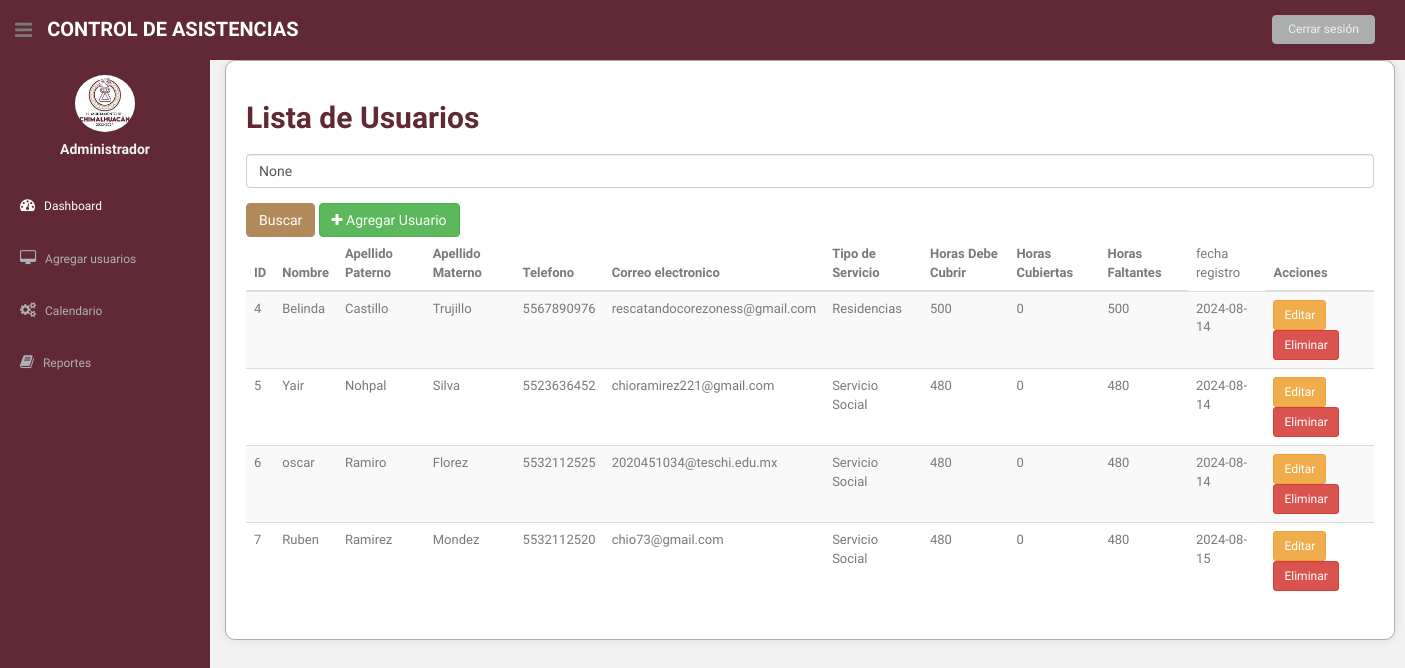
The page /lista_usuarios/ (signed in) on the database as committed earlier.
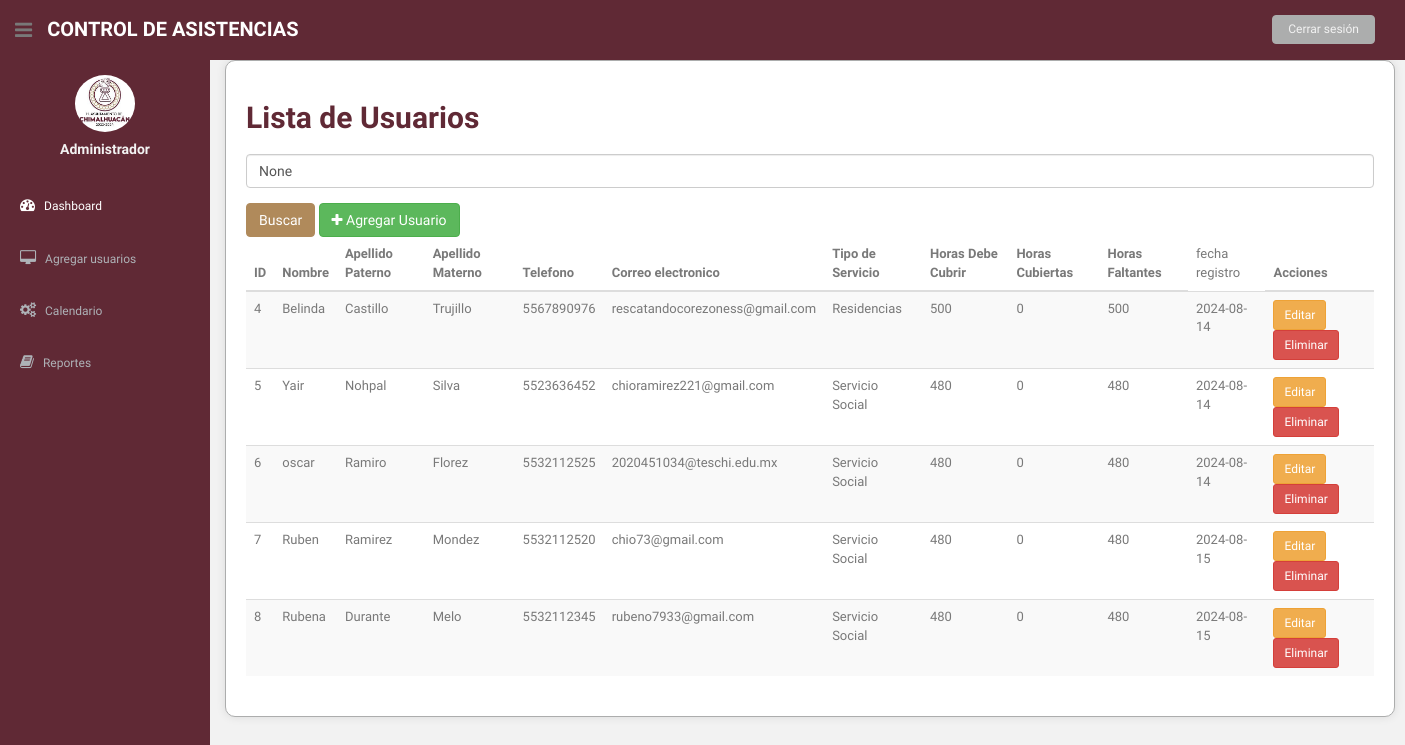
The same page on the database as committed later.
### asistencia/models.py (models this page shows, shortened)
class Usuario(models.Model):
    nombre = models.CharField(max_length=100)
    apellido_paterno = models.CharField(max_length=100)
    apellido_materno = models.CharField(max_length=100)
    telefono = models.CharField(max_length=10)
    correo_electronico = models.EmailField(unique=True)
    fecha_registro = models.DateField(auto_now_add=True)
    user = models.OneToOneField(User, on_delete=models.CASCADE, null=True, blank=True)
    OPCIONES_SERVICIO = [
        ('SS', 'Servicio Social'),
        ('R', 'Residencias'),
    ]
    tipo_servicio = models.CharField(max_length=2, choices=OPCIONES_SERVICIO)
    horas_realizadas = models.IntegerField(default=0)  # Se actualizará según las horas realizadas
    horas_requeridas = models.IntegerField()  # Horas requeridas para el servicio

### asistencia/views.py (the view)
# urls.py: path('lista_usuarios/', views.lista_usuarios, name='lista_usuarios'),
@login_required
def lista_usuarios(request):
    usuarios = Usuario.objects.all()
    query = request.GET.get('q')
    if query:
        usuarios = usuarios.filter(nombre__icontains=query)
    for usuario in usuarios:
        try:
            horas_realizadas = 0
            asistencias = Asistencia.objects.filter(usuario=usuario, fecha_salida__isnull=False)
            for asistencia in asistencias:
                if asistencia.fecha_salida and asistencia.fecha_entrada:
                    delta = asistencia.fecha_salida - asistencia.fecha_entrada
                    horas_realizadas += delta.total_seconds() / 3600
            usuario.horas_realizadas = horas_realizadas
            usuario.horas_faltantes = usuario.horas_requeridas - horas_realizadas
        except Exception as e:
            print(f"Error al calcular horas para {usuario}: {e}")
            usuario.horas_realizadas = 0
            usuario.horas_faltantes = usuario.horas_requeridas
    return render(request, 'lista_usuarios.html', {'usuarios': usuarios, 'query': query})

### asistencia/templates/lista_usuarios.html (shortened to what the changed rows need)
{% load static %}
<!DOCTYPE html>
<html lang="en">
<head>
  <link href="{% static 'css/bootstrap.css' %}" rel="stylesheet">
  <link href="{% static 'font-awesome/css/font-awesome.css' %}" rel="stylesheet" />
  <link rel="stylesheet" type="text/css" href="{% static 'css/zabuto_calendar.css' %}">
  <link rel="stylesheet" type="text/css" href="{% static 'js/gritter/css/jquery.gritter.css' %}" />
  <link rel="stylesheet" type="text/css" href="{% static 'lineicons/style.css' %}">
  <link href="{% static 'css/style.css' %}" rel="stylesheet">
  <link href="{% static 'css/style-responsive.css' %}" rel="stylesheet">
</head>
<body>
  <section id="container">
    <section id="main-content">
      <section class="wrapper">
        <div class="container">
          <h2>Lista de Usuarios</h2>
          <div class="table-responsive">
            <table class="table table-striped">
              <thead>
                <tr>
                  <th>ID</th>
                  <th>Nombre</th>
                  <th>Apellido Paterno</th>
                  <th>Apellido Materno</th>
                  <th>Telefono</th>
                  <th>Correo electronico</th>
                  <th>Tipo de Servicio</th>
                  <th>Horas Debe Cubrir</th>
                  <th>Horas Cubiertas</th>
                  <th>Horas Faltantes</th>
                  <td>fecha registro</td>
                  <th>Acciones</th>
                </tr>
              </thead>
              <tbody>
                {% for usuario in usuarios %}
                <tr>
                  <td>{{ usuario.id }}</td>
                  <td>{{ usuario.nombre }}</td>
                  <td>{{ usuario.apellido_paterno }}</td>
                  <td>{{ usuario.apellido_materno }}</td>
                  <td>{{ usuario.telefono }}</td>
                  <td>{{ usuario.correo_electronico }}</td>
                  <td>{{ usuario.get_tipo_servicio_display }}</td>
                  <td>{{ usuario.horas_requeridas }}</td>
                  <td>{{ usuario.horas_realizadas }}</td>
                  <td>{{ usuario.horas_faltantes }}</td>
                  <td>{{ usuario.fecha_registro }}</td>
                  <td>
                    <a href="{% url 'editar_usuario' usuario.pk %}" class="btn btn-warning btn-sm">Editar</a>
                    <a href="{% url 'eliminar_usuario' usuario.pk %}" class="btn btn-danger btn-sm">Eliminar</a>
                  </td>
                </tr>
                {% endfor %}
              </tbody>
            </table>
          </div>
        </div>
      </section>
    </section>
  </section>
</body>
</html>

Rows that differ between the two databases and show on the page:
added Usuario: id "8", nombre "Rubena", apellido_paterno "Durante", apellido_materno "Melo", telefono "5532112345", correo_electronico "rubeno7933@gmail.com", tipo_servicio "Servicio Social", horas_requeridas "480", horas_realizadas "0", horas_faltantes "480", fecha_registro "2024-08-15"
